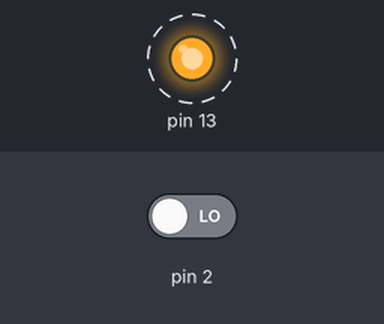
Simulated run of this sketch. Board: Arduino Uno, built with avr-gcc and run on an emulated ATmega328P. On the bench: output pins drawn as LEDs (lit = HIGH). Dashed ring = blinking. The inputs (shaded band) are chosen by the test bench; at power-on: pin 2 LOW. What the sketch prints to the serial monitor is not drawn.

Above: at 0.5 s.
Timing chart, 0 to 4.6 s (numbered marks = the images above):
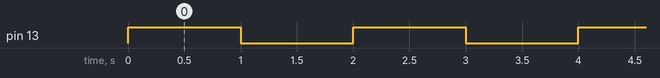

The sketch:

DigitalProximitySensor.ino
```cpp
// Digital Proximity Sensor

/*
 *  The digital proximity sensor will return HIGH (5V) or LOW (0V) by measuring distance with IR light.
 *  To set the threshold on the IR Sensor, use the blue potentiometer.
 *  This sensor will always return HIGH until the threshold is met switching the out pin to LOW.
 *
 *  This sensor is different from the SHARP IR Sensor as it only tells you if the threshold was reached.
 *  Use the SHARP IR sensor if you wish to read the actual distance from the IR Sensor (which is analog).
 *
 *  http://labs.da.org/~fbeck/robotics/examples/digital_ir_sensor.jpg
 */

//  Define the variables a,b, and c as an  integer
//  Digital Proximity Sensor returns a 1 (true) or 0 (false)
int a = 0;


// do some setup.  this code runs once to do any beginning setup you have.
void setup() {
  // turn on the serial port
  Serial.begin(9600);
  // initialize digital pin 13 (LED) as an output.
  pinMode(13, OUTPUT);
  // initialize the digital pin 2 (proximity sensor) as an input
  pinMode(2, INPUT);

}

// once started, this code will run continuously.
void loop() {

    // turn on the arduino led on pin 13 while we are taking a reading
    digitalWrite(13, HIGH);
    // read the sensor
    a = digitalRead(2);

    delay(1000);
    //turn off the arduino led on pin 13.
    digitalWrite(13, LOW);
    delay(1000);

    // print the result to the serial port
    Serial.print("Sensor Reading:");
    Serial.println(a);

}
```

Measured:
- by itself, pin 13: alternates HIGH for 1.0 s and LOW for 1.0 s
